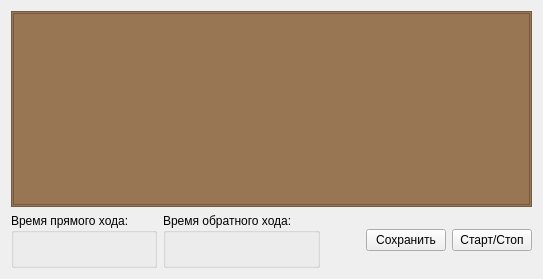
      <widget class="QWidget" name="tab_stroke">
       <attribute name="title">
        <string>Тест полного хода</string>
       </attribute>
       <layout class="QVBoxLayout" name="verticalLayout_26">
        <item>
         <widget class="QFrame" name="frame_6">
          <property name="styleSheet">
           <string notr="true">background-color: rgb(152, 118, 84);</string>
          </property>
          <property name="frameShape">
           <enum>QFrame::Shape::StyledPanel</enum>
          </property>
          <property name="frameShadow">
           <enum>QFrame::Shadow::Raised</enum>
          </property>
          <layout class="QVBoxLayout" name="verticalLayout_44">
           <property name="spacing">
            <number>3</number>
           </property>
           <property name="leftMargin">
            <number>1</number>
           </property>
           <property name="topMargin">
            <number>1</number>
           </property>
           <property name="rightMargin">
            <number>1</number>
           </property>
           <property name="bottomMargin">
            <number>1</number>
           </property>
           <item>
            <widget class="MyChart" name="Chart_stroke"/>
           </item>
          </layout>
         </widget>
        </item>
        <item>
         <layout class="QHBoxLayout" name="horizontalLayout_17">
          <item>
           <widget class="QGroupBox" name="groupBox_14">
            <property name="title">
             <string>Время прямого хода:</string>
            </property>
            <layout class="QHBoxLayout" name="horizontalLayout_19">
             <item>
              <widget class="QLabel" name="label_forward">
               <property name="text">
                <string/>
               </property>
              </widget>
             </item>
            </layout>
           </widget>
          </item>
          <item>
           <widget class="QGroupBox" name="groupBox_15">
            <property name="title">
             <string>Время обратного хода:</string>
            </property>
            <layout class="QHBoxLayout" name="horizontalLayout_20">
             <item>
              <widget class="QLabel" name="label_backward">
               <property name="text">
                <string/>
               </property>
              </widget>
             </item>
            </layout>
           </widget>
          </item>
          <item>
           <spacer name="horizontalSpacer_16">
            <property name="orientation">
             <enum>Qt::Orientation::Horizontal</enum>
            </property>
            <property name="sizeHint" stdset="0">
             <size>
              <width>40</width>
              <height>20</height>
             </size>
            </property>
           </spacer>
          </item>
          <item>
           <widget class="QPushButton" name="pushButton_stroke_save">
            <property name="text">
             <string>Сохранить</string>
            </property>
           </widget>
          </item>
          <item>
           <widget class="QPushButton" name="pushButton_stroke_start">
            <property name="text">
             <string>Старт/Стоп</string>
            </property>
           </widget>
          </item>
         </layout>
        </item>
       </layout>
      </widget>
